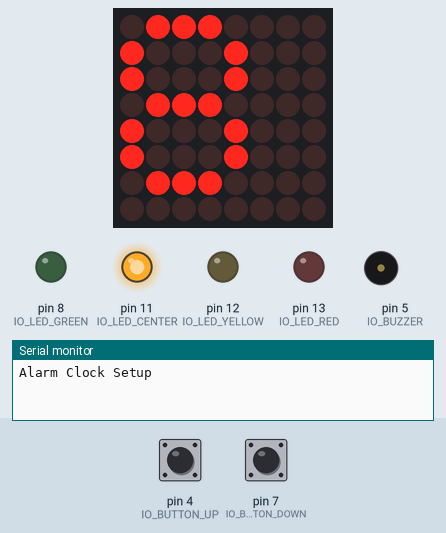
Simulated run of this sketch. Board: Arduino Uno, built with avr-gcc and run on an emulated ATmega328P. Shown: 8×8 LED matrix, output pins drawn as LEDs (lit = HIGH), buzzer (waves = sounding), the last lines printed to the serial monitor. The inputs (shaded band) are chosen by the test bench; at power-on: pin 4 (IO_BUTTON_UP) LOW, pin 7 (IO_BUTTON_DOWN) LOW.

Above: at 3.2 s.
3.3 s: pin 4 (IO_BUTTON_UP) pulled HIGH for 1.45 s
At 4.7 s:
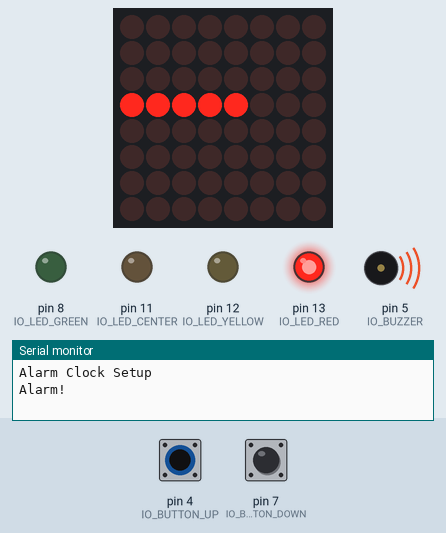
At 6.2 s:
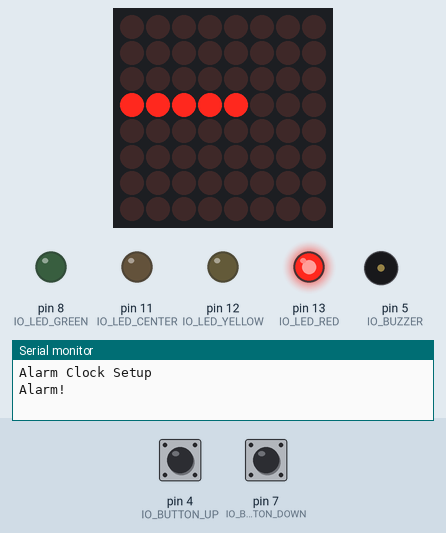
Timing chart, 0 to 7.7 s (numbered marks = the images above; inputs shaded):
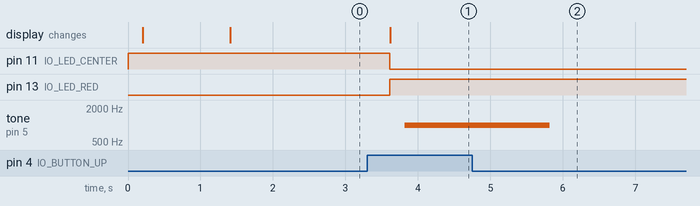

The sketch:

alarm_adjustable_timer.ino
```cpp
#include <Arduino.h>
#include <Wire.h>
#include <Adafruit_GFX.h>
#include <Adafruit_LEDBackpack.h>

const int IO_RX = 0;
const int IO_TX = 1;
const int IO_IR_REC = 2;
const int IO_IR_SEND = 3;
const int IO_BUTTON_UP = 4;
const int IO_BUZZER = 5;
const int IO_LED_RGB_GREEN = 6;
const int IO_BUTTON_DOWN = 7;
const int IO_LED_GREEN = 8;
const int IO_LED_RGB_RED = 9;
const int IO_SERVO_1 = 9;
const int IO_SERVO_2 = 10;
const int IO_LED_RGB_BLUE = 10;
const int IO_LED_CENTER = 11;
const int IO_LED_YELLOW = 12;
const int IO_LED_RED = 13;

Adafruit_8x8matrix matrix = Adafruit_8x8matrix();
int Timer = 0;
int alarmDurationInSeconds = 32400;
int remainingHours = alarmDurationInSeconds / 3600;

void displayRemainingTime(int remainingHours) {
  matrix.clear();
  matrix.setCursor(0, 0);
  matrix.print(remainingHours);
  matrix.writeDisplay();
}

void playAlarm() {
  tone(IO_BUZZER, 1000, 2000);
  delay(2000);
  noTone(IO_BUZZER);
}

void setup() {
  Serial.begin(115200);
  Serial.println("Alarm Clock Setup");

  pinMode(IO_LED_GREEN, OUTPUT);
  pinMode(IO_LED_YELLOW, OUTPUT);
  pinMode(IO_LED_RED, OUTPUT);
  pinMode(IO_LED_CENTER, OUTPUT);

  pinMode(IO_BUTTON_UP, INPUT);
  pinMode(IO_BUTTON_DOWN, INPUT);

  matrix.begin(0x70);
  matrix.setBrightness(15);
  matrix.clear();
  matrix.writeDisplay();

  pinMode(IO_BUZZER, OUTPUT);
}

void loop() {
  int ON = 1;
  int OFF = 0;
  digitalWrite(IO_LED_RED, OFF);
  digitalWrite(IO_LED_YELLOW, OFF);
  digitalWrite(IO_LED_GREEN, OFF);
  digitalWrite(IO_LED_CENTER, OFF);

  if (digitalRead(IO_BUTTON_UP) == 1) {
    if (digitalRead(IO_BUTTON_DOWN) == 1) {
      digitalWrite(IO_LED_GREEN, ON);
    } else {
      digitalWrite(IO_LED_RED, ON);

      alarmDurationInSeconds = alarmDurationInSeconds + 3600;
      remainingHours = alarmDurationInSeconds / 3600;
      displayRemainingTime(remainingHours);
    }
  } else if (digitalRead(IO_BUTTON_DOWN) == 1) {
    digitalWrite(IO_LED_YELLOW, ON);

    if (alarmDurationInSeconds > 3600) {
      alarmDurationInSeconds = alarmDurationInSeconds - 3600;
      remainingHours = alarmDurationInSeconds / 3600;
      displayRemainingTime(remainingHours);
    }
    delay(500);
  } else {
    digitalWrite(IO_LED_CENTER, ON);
  }
  delay(200);
  displayRemainingTime(remainingHours);
  if (Timer < alarmDurationInSeconds) {
    delay(1000);
    Timer++;
    remainingHours = (alarmDurationInSeconds - Timer) / 3600;
  } else {
    Serial.println("Alarm!");
    playAlarm();
    delay(60000);
    Timer = 0;
  }
}
```

Measured:
- after the input at 3.3 s, pin 11 (IO_LED_CENTER): HIGH → LOW after 0.31 s; pin 13 (IO_LED_RED): LOW → HIGH after 0.31 s; tone on pin 5 (IO_BUZZER): silent → 1000 Hz after 0.52 s, → silent 2.0 s later; the display: changes after 0.32 s (image 1)
